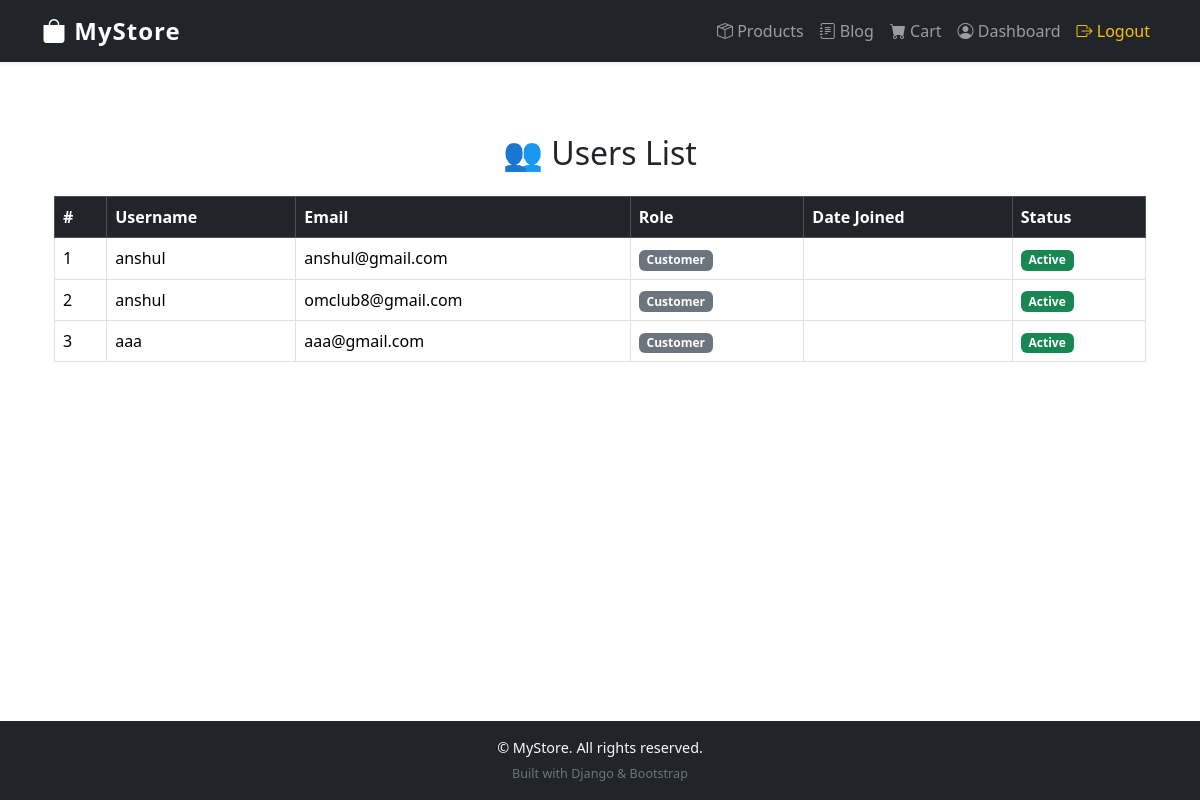
/adminpanel/users/ (signed in), run on an earlier commit of the app's database.
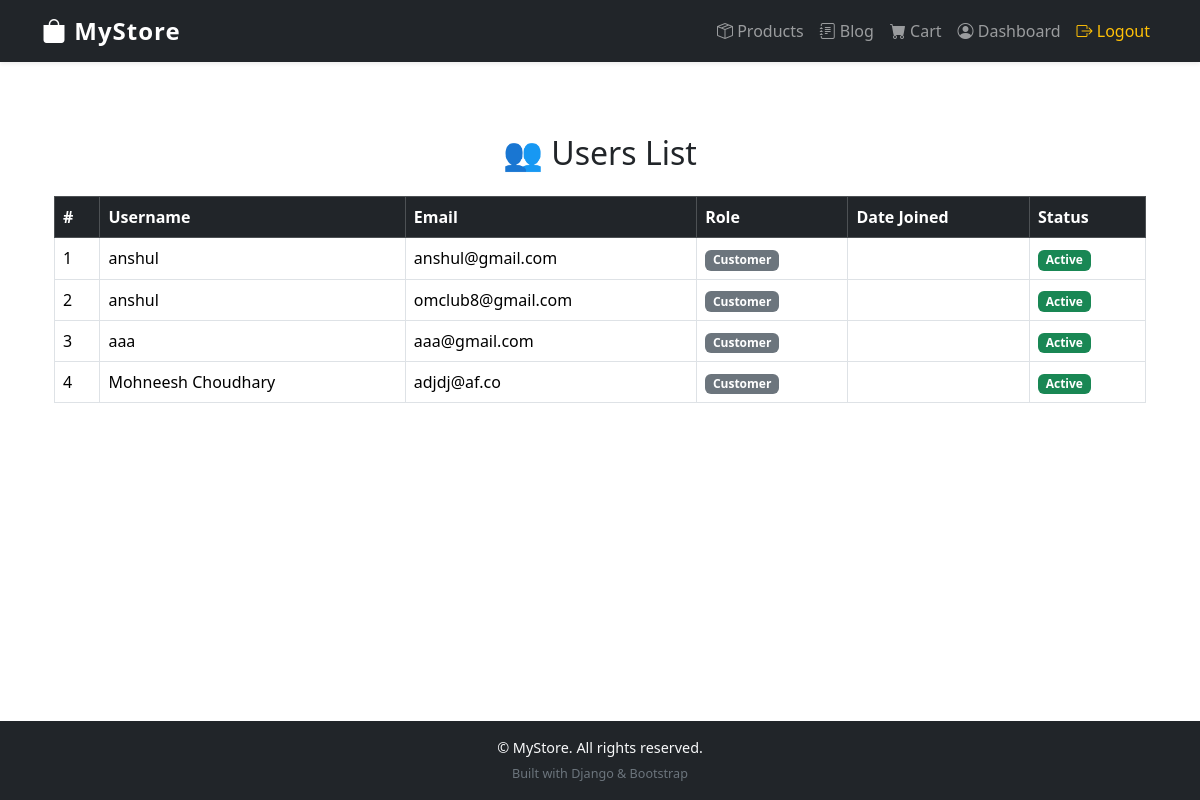
And on a later commit of the database.
### accounts/models.py (models this page shows, shortened)
class User(AbstractBaseUser):
    name = models.CharField(max_length=255 ,default="Anonymous")  # ✅ Added name field
    email = models.EmailField(unique=True)
    is_active = models.BooleanField(default=True)
    is_admin = models.BooleanField(default=False)
    USERNAME_FIELD = 'email'
    REQUIRED_FIELDS = ['name']  # ✅ Require name  for creates
    objects = UserManager()
    @property
    def is_staff(self):
        return self.is_admin

### adminpanel/views.py (the view)
# urls.py: path('users/', views.user_list, name='user_list'),
def user_list(request):
    users = User.objects.all()
    return render(request, 'accounts/user_list.html', {'users': users})

### accounts/templates/accounts/user_list.html
{% extends "base.html" %}
{% block content %}
<div class="container mt-5">
    <h2 class="text-center mb-4">👥 Users List</h2>
    <div class="table-responsive">
        <table class="table table-hover table-bordered align-middle">
            <thead class="table-dark">
                <tr>
                    <th>#</th>
                    <th>Username</th>
                    <th>Email</th>
                    <th>Role</th>
                    <th>Date Joined</th>
                    <th>Status</th>
                </tr>
            </thead>
            <tbody>
                {% for user in users %}
                <tr>
                    <td>{{ forloop.counter }}</td>
                    <td>{{ user.name}}</td>
                    <td>{{ user.email }}</td>
                    <td>
                        {% if user.is_superuser %}
                            <span class="badge bg-danger">Super Admin</span>
                        {% elif user.is_staff %}
                            <span class="badge bg-primary">Staff</span>
                        {% else %}
                            <span class="badge bg-secondary">Customer</span>
                        {% endif %}
                    </td>
                    <td>{{ user.date_joined|date:"d M Y, H:i" }}</td>
                    <td>
                        {% if user.is_active %}
                            <span class="badge bg-success">Active</span>
                        {% else %}
                            <span class="badge bg-danger">Inactive</span>
                        {% endif %}
                    </td>
                </tr>
                {% empty %}
                <tr>
                    <td colspan="6" class="text-center text-muted">
                        No users found.
                    </td>
                </tr>
                {% endfor %}
            </tbody>
        </table>
    </div>
</div>
{% endblock %}

What changed in the data, as far as the page shows it:
added User: name "Mohneesh Choudhary", email "adjdj@af.co", is_admin "Customer", is_active "Active"
